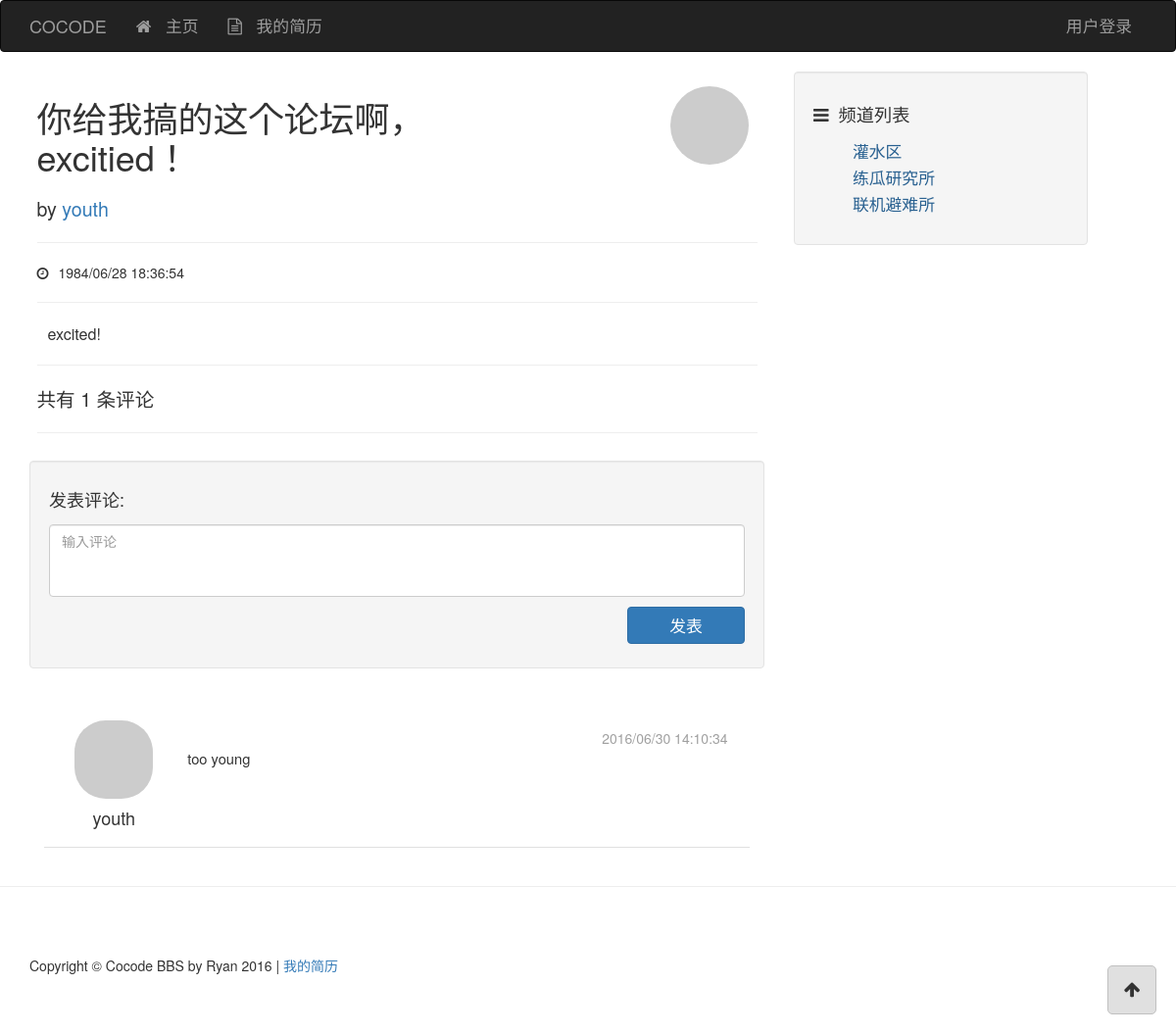
/post/6, run on the app's committed database.
### app/models/post.py (models this page shows, shortened)
class Post(db.Model, Model):
    __tablename__ = 'posts'
    id = db.Column(db.Integer, primary_key=True)
    title = db.Column(db.String())
    content = db.Column(db.String())
    created_time = db.Column(db.Integer, default=0)
    channel_id = db.Column(db.Integer, db.ForeignKey('channels.id'))
    user_id = db.Column(db.Integer, db.ForeignKey('users.id'))
    comments = db.relationship('Comment', backref='post')
    @staticmethod
    def post_by_id(id):
        return Post.query.get_or_404(id)
    @staticmethod
    def comments_sorted_by_time(comments, reverse=True):
        comments.sort(key=lambda p: p.created_time, reverse=reverse)
        return comments

### app/models/user.py (models this page shows, shortened)
class User(db.Model, Model):
    __tablename__ = 'users'
    id = db.Column(db.Integer, primary_key=True)
    username = db.Column(db.String(), unique=True)
    password_hash = db.Column(db.String())
    email = db.Column(db.String(), unique=True)
    avatar_hash = db.Column(db.String())
    created_time = db.Column(db.Integer, default=0)
    role_id = db.Column(db.Integer, db.ForeignKey('roles.id'))
    posts = db.relationship('Post', backref='author')
    comments = db.relationship('Comment', backref='author')
    @property
    def password(self):
        raise AttributeError('password is not readable')
    def gravatar(self, size=100, default='identicon', rating='g'):
        from flask import request
        gravatar_url = 'secure.gravatar.com/avatar'
        if request.is_secure:
            url = 'https://' + gravatar_url
        else:
            url = 'http://' + gravatar_url
        hash = self.avatar_hash or md5(self.email.encode('utf-8')).hexdigest()
        return '{url}/{hash}?s={size}&d={default}&r={rating}'.format(url=url,
                                                                     hash=hash,
                                                                     size=size,
                                                                     default=default,
                                                                     rating=rating)

### app/models/comment.py (models this page shows, shortened)
class Comment(db.Model, Model):
    __tablename__ = 'comments'
    id = db.Column(db.Integer, primary_key=True)
    content = db.Column(db.String())
    created_time = db.Column(db.Integer, default=0)
    user_id = db.Column(db.Integer, db.ForeignKey('users.id'))
    post_id = db.Column(db.Integer, db.ForeignKey('posts.id'))

### app/models/channel.py (models this page shows, shortened)
class Channel(db.Model, Model):
    __tablename__ = 'channels'
    id = db.Column(db.Integer, primary_key=True)
    name = db.Column(db.String(), default=ChannelPermission.NORMAL)
    permission = db.Column(db.Integer)
    created_time = db.Column(db.Integer, default=0)
    posts = db.relationship('Post', backref='channel')
    @staticmethod
    def channel_by_id(id):
        return Channel.query.get_or_404(id)

### app/controllers/views.py (the view)
@controllers.route('/post/<int:id>')
@post_permission_required
def post_view(id):
    post = Post.post_by_id(id)
    comments = post.comments
    d = dict(
        post=post,
        comments=comments
    )
    return render_template('post.html', **d)

### app/context_processers.py (called while the page is built)
@app.context_processor
def current_user_processor():
    user = current_user()
    return dict(current_user=user)

@app.context_processor
def channel_processor():
    channels = Channel.query.all()
    permissions = {
        'NORMAL': ChannelPermission.NORMAL,
        'ADMIN': ChannelPermission.ADMIN,
    }
    dic = {
        'channels': channels,
        'channel_permissions': permissions,
    }
    return dict(**dic)

@app.context_processor
def class_processor():
    return dict(Channel=Channel)

@app.context_processor
def user_processor():
    user_count = User.query.count()
    new_user = User.query.order_by(User.created_time.desc()).first()
    return dict(new_user=new_user,
                user_count=user_count)

@app.context_processor
def post_processor():
    post_count = Post.query.count()
    return dict(post_count=post_count)

@app.context_processor
def comment_processor():
    comment_count = Comment.query.count()
    return dict(comment_count=comment_count)

### app/filters.py (called while the page is built)
@app.template_filter('format_time')
def format_time(timestamp):
    format = '%Y/%m/%d %H:%M:%S'
    t = time.localtime(timestamp)
    ft = time.strftime(format, t)
    return ft

### app/models/user.py (called while the page is built)
def current_user():
    id = session.get('user_id', None)
    user = None
    if id is not None:
        user = User.user_by_id(id)
    return user

### app/templates/post.html (shortened to what this page needs)
{% extends "base.html" %}
{% block page_content %}
<div class="main-post">
    <div class="row">
        <div class="col-md-9">
            <h1>{{ post.title }}</h1>
            <div class="main-post-author">
            by <a href="#">{{ post.author.username }}</a>
            </div>
        </div>
        <div class="col-md-3">
            <div class="main-post-portrait"><img class="round-portrait-100" src="{{ post.author.gravatar(size=100) }}"></div>
        </div>
    </div>
    <hr>
    <div class="main-post-date"><div class="fa fa-clock-o"></div>{{ post.created_time | format_time }}</div>
    <hr>
    <div class="main-post-content">
        {{ post.content }}
    </div>
    <hr>
    <div class="main-post-note">
        共有 <div id="id-comment-count">{{ post.comments | length }}</div> 条评论
    </div>
    <hr>
</div>
<div class="well">
    <h4>发表评论:</h4>
    <div class="comment-form">
        <div class="comment-form-item"><textarea id="id-text-content" class="form-control" rows="3" placeholder="输入评论"></textarea></div>
        <div class="comment-form-item"><button type="button" id="id-button-comment-add" class="btn btn-primary">发表</button></div>
    </div>
</div>
{% include "_comments.html" %}
{% endblock %}

### app/templates/base.html (shortened to what this page needs)
<!DOCTYPE html>
<html lang="en">
{% block head %}
<head>
    <link href="../static/css/base-styles.css" rel="stylesheet">
    <link href="../static/css/bootstrap.min.css" rel="stylesheet">
    <link href="../static/css/font-awesome.min.css" rel="stylesheet">
</head>
{% endblock %}
<body>
{% block navbar %}
<div class="header">
    <div class="navbar navbar-inverse" role="navigation">
        <div class="container">
            <div class="navbar-header">
            <div class="navbar-brand" href="/">COCODE</div>
            </div>
            <div class="navbar-collapse collapse">
                <ul class="nav navbar-nav">
                    <li><a href="/"><div class="fa fa-home"></div> 主页</a></li>
                    <li><a href="#" class="a-resume"><div class="fa fa-file-text-o"></div> 我的简历</a></li>
                </ul>
                <ul class="nav navbar-nav navbar-right">
                    {% if current_user is not none %}
                    <li><a href="#" class="dropdown-toggle" data-toggle="dropdown">
                        {{ current_user.username }}<b class="caret"></b>
                    </a>
                        <ul class="dropdown-menu">
                            <li><a href="#"><div class="fa fa-user"></div> 用户资料</a></li>
                            <li role="separator" class="divider"></li>
                            <li><a href="/accounts/logout"><div class="fa fa-power-off"></div> 登出用户</a></li>
                        </ul>
                    </li>
                    {% else %}
                    <li><a href="/accounts">用户登录</a></li>
                    {% endif %}
                </ul>
            </div>
        </div>
    </div>
</div>
{% endblock %}
{% block content %}
<div class="container">
    <div class="row">
        {% block content_body %}
        <div class="col-lg-8">
            {% block page_content %}
            {% endblock %}
        </div>
        <div class="col-md-4">
            {% block side_content %}
            <div class="side-content">
                <div class="well">
                    <div class="channel-title"><div class="fa fa-bars"></div>频道列表</div>
                    <div class="row">
                        <div class="col-lg-12">
                            <ul class="channel-list">
                                {% for c in channels %}
                                {% if c.permission == channel_permissions['NORMAL'] %}
                                <li><a href="/channel/{{ c.id }}">{{ c.name }}</a></li>
                                {% endif %}
                                {% endfor %}
                            </ul>
                        </div>
                    </div>
                </div>
            </div>
            {% endblock %}
        </div>
        {% endblock %}
    </div>
</div>
{% endblock %}
{% block to_top %}
<div class="container">
    <a href="#top">
        <div class="back-to-top">
        <div class="fa fa-arrow-up"></div>
        </div>
    </a>
</div>
{% endblock %}
{% block footer %}
<hr>
<div class="container">
    <footer>
    <div class="row">
        <div class="col-lg-12">
            <p>Copyright &copy; Cocode BBS by Ryan 2016 | <a href="#" class="a-resume">我的简历</a></p>
        </div>
    </div>
    </footer>
</div>
{% endblock %}
</body>
</html>

### app/templates/_comments.html (shortened to what this page needs)
<div class="comment-list">
    {% for comment in post.comments_sorted_by_time(post.comments) %}
    <div class="comment-item" id="id-comment-item-{{ comment.id }}">
        <div class="comment-author col-md-2">
            <a href="#">
                <img class="media-object round-portrait-64" src="{{ comment.author.gravatar(size=64) }}">
            </a>
            <h4 class="media-heading">{{ comment.author.username }}</h4>
        </div>
        <div class="comment-body col-md-10">
            <div class="comment-date">{{ comment.created_time | format_time }}</div>
            <div class="comment-content" id="id-comment-content-{{ post.id }}">
                {{ comment.content }}
            </div>
        </div>
    </div>
    {% endfor %}
</div>

### app/static/css/base-styles.css (style rules this page uses)
.header .navbar { font-size: 120%; }
.fa { margin-right: 10px; }
.side-content { position: fixed; width: 25%; }
.back-to-top { float: right; width: 50px; height: 50px; font-size: large; text-align: center; position: fixed; bottom: 20px; right: 20px; padding: 10px; border-radius: 5px; border: 1px solid #c0c0c0; background-color: #e0e0e0; }
.container > a { text-decoration: none; color: inherit; }
.back-to-top .fa { margin-right: 0; }
.channel-title { font-size: 130%; padding: 10px 0 10px; }
ul.channel-list li { font-size: 120%; list-style-type: none; margin: 3px 0 3px; }
ul.channel-list li > a { text-decoration: none; color: rgb(40, 96, 144); }
footer { margin: 50px 0; }
img.round-portrait-64 { border-radius: 32px; }
img.round-portrait-100 { border-radius: 50px; }
.main-post { padding: 1%; }
.main-post .main-post-author { margin-top: 20px; font-size: 140%; }
.main-post .main-post-content { font-size: 115%; padding: 0 1.5% 0 1.5%; }
.main-post .main-post-portrait { margin: 5% 0 0 5%; text-align: right; padding-right: 5%; }
.main-post .main-post-note { font-size: 140%; }
.comment-form { display: flex; flex-direction: column; }
.comment-form .comment-form-item { margin: 5px 0 5px; }
.comment-form .comment-form-item > textarea { resize: none; }
.comment-form .comment-form-item > button { align-self: flex-start; width: 120px; font-size: 120%; float: right; }
.comment-list { padding: 2%; }
.comment-list .comment-item { padding: 2%; margin: 4px 0 4px; border-bottom: 1px solid #e0e0e0; display: flex; flex-direction: row; }
.comment-list .comment-item .comment-author { display: flex; flex-direction: column; align-items: center; }
.comment-list .comment-item .comment-author h4 { margin-top: 10px; }
.comment-list .comment-item .comment-date { font-size: 100%; font-weight: normal; text-align: right; color: #a0a0a0; }
.comment-list .comment-item .comment-body { padding: 8px; margin-left: 10px; }
.comment-list .comment-item .comment-body .comment-content { font-size: 105%; }
#id-comment-count { display: inline; }

### data on the page
Post: title "你给我搞的这个论坛啊，excitied！", created_time "1984/06/28 18:36:54", content "excited!"
User: author.username "youth"
Comment: author.username "youth", created_time "2016/06/30 14:10:34", content "too young"
Channel: name "灌水区"
Channel: name "练瓜研究所"
Channel: name "联机避难所"

### other printed values
{{ post.comments | length }} "1"
